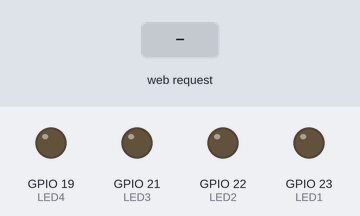
Bench run of a sketch on a simulated ESP32. Parts: output pins drawn as LEDs (lit = HIGH). The inputs (shaded band) are chosen by the test bench. WiFi joins after 1.5 s; servers stay silent unless stated; what the sketch prints to the serial monitor is not drawn.

Above: at 2.7 s.
2.8 s: HTTP request GET /1 received
At 3.9 s:
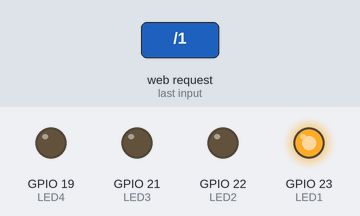
4.3 s: HTTP request GET /2 received
At 5.1 s:
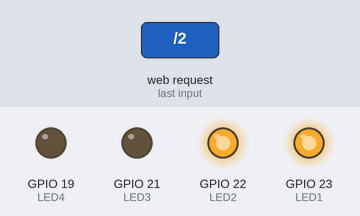
5.8 s: HTTP request GET /3 received
At 6.2 s:
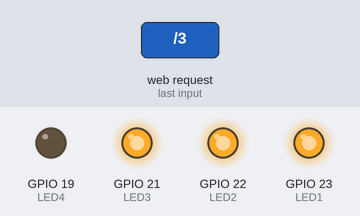
7.3 s: HTTP request GET /4 received
At 8.5 s:
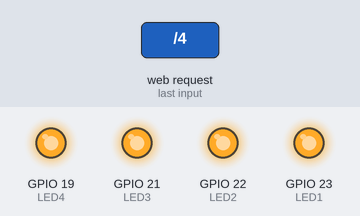
Timing chart, 0 to 9.8 s (numbered marks = the images above; inputs shaded):
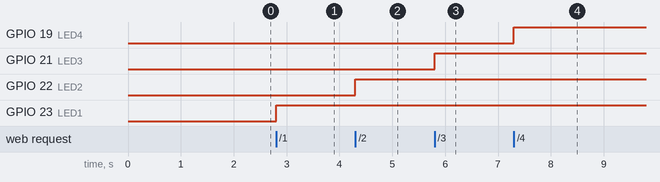

Measured:
- after the input at 2.8 s, GPIO 23 (LED1): LOW → HIGH at once
- after the input at 4.3 s, GPIO 22 (LED2): LOW → HIGH at once
- after the input at 5.8 s, GPIO 21 (LED3): LOW → HIGH at once
- after the input at 7.3 s, GPIO 19 (LED4): LOW → HIGH at once

The sketch:

esp32_led_control.ino
```cpp
#include <WiFi.h>

const char* ssid = "YOUR_WIFI_NAME";
const char* password = "YOUR_WIFI_PASSWORD";

WiFiServer server(80);

#define LED1 23
#define LED2 22
#define LED3 21
#define LED4 19

void setup() {

  Serial.begin(115200);

  pinMode(LED1, OUTPUT);
  pinMode(LED2, OUTPUT);
  pinMode(LED3, OUTPUT);
  pinMode(LED4, OUTPUT);

  digitalWrite(LED1, LOW);
  digitalWrite(LED2, LOW);
  digitalWrite(LED3, LOW);
  digitalWrite(LED4, LOW);

  WiFi.begin(ssid, password);

  Serial.print("Connecting");

  while (WiFi.status() != WL_CONNECTED) {
    delay(500);
    Serial.print(".");
  }

  Serial.println();
  Serial.println("WiFi Connected");
  Serial.print("ESP32 IP: ");
  Serial.println(WiFi.localIP());

  server.begin();
}

void loop() {

  WiFiClient client = server.available();

  if (!client) {
    return;
  }

  String request = client.readStringUntil('\r');

  Serial.println(request);

  if (request.indexOf("/1") != -1) {
    digitalWrite(LED1, HIGH);
  }

  if (request.indexOf("/2") != -1) {
    digitalWrite(LED2, HIGH);
  }

  if (request.indexOf("/3") != -1) {
    digitalWrite(LED3, HIGH);
  }

  if (request.indexOf("/4") != -1) {
    digitalWrite(LED4, HIGH);
  }

  if (request.indexOf("/off") != -1) {
    digitalWrite(LED1, LOW);
    digitalWrite(LED2, LOW);
    digitalWrite(LED3, LOW);
    digitalWrite(LED4, LOW);
  }

  client.println("HTTP/1.1 200 OK");
  client.println("Content-Type:text/html");
  client.println("Connection: close");
  client.println();

  client.stop();
}
```
